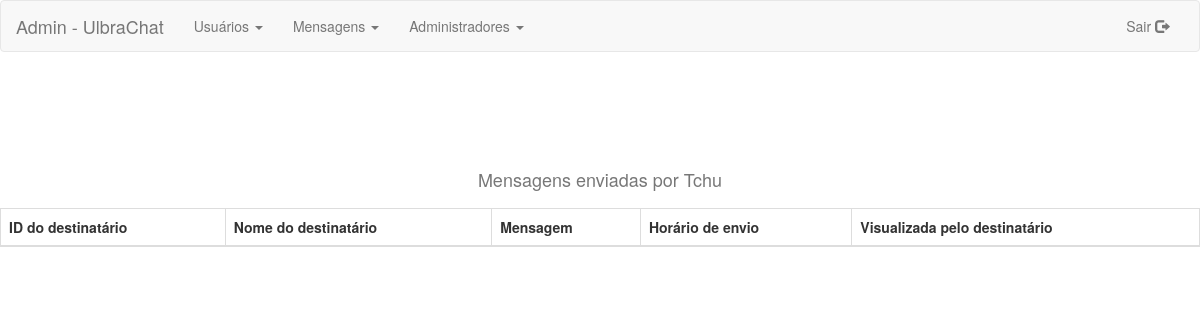
The app's page /admin/report_msg.php?id=15, older data.
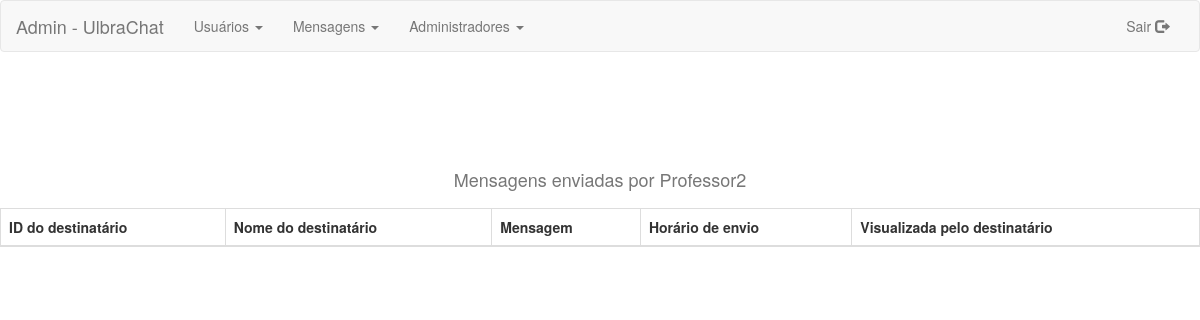
The same page, newer data.
### tables this page shows
CREATE TABLE `usuarios` (
  `id` int(11) NOT NULL,
  `nome` text NOT NULL,
  `senha` text NOT NULL,
  `status` tinyint(1) NOT NULL DEFAULT '0',
  `num_matricula` text NOT NULL,
  `email` text NOT NULL,
  `professor` tinyint(1) NOT NULL DEFAULT '0'
);

### admin/report_msg.php (the view, shortened to what this page needs)
<?php
$con = conectar();
$usuario_conversa = $_GET['id'];
?>
<!DOCTYPE html>
<html>
	<head>
		<link rel="stylesheet" href="css/bootstrap.min.css">
		<link rel="stylesheet" type="text/css" href="css/style.css">
	</head>
		<nav class="navbar navbar-default">
				<div class="container-fluid">
				<div class="navbar-header">
				<a class="navbar-brand" href="http://localhost/projeto_msg/admin/home.php">Admin - UlbraChat</a>
				</div>
				<div class="collapse navbar-collapse" id="bs-example-navbar-collapse-1">
				<ul class="nav navbar-nav">
					<li class="dropdown">
					<a href="#" class="dropdown-toggle" data-toggle="dropdown" role="button" aria-haspopup="true" aria-expanded="false">Usuários <span class="caret"></span></a>
					</li>
					<li class="dropdown">
					<a href="#" class="dropdown-toggle" data-toggle="dropdown" role="button" aria-haspopup="true" aria-expanded="false">Mensagens <span class="caret"></span></a>
					</li>
					<li class="dropdown">
					<a href="#" class="dropdown-toggle" data-toggle="dropdown" role="button" aria-haspopup="true" aria-expanded="false">Administradores <span class="caret"></span></a>
					</li>
				</ul>
				<ul class="nav navbar-nav navbar-right">
					<li><a href="http://localhost/projeto_msg/admin/logout.php">Sair <span class="glyphicon glyphicon-log-out"></span></a></li>
				</ul>
				</div>
			</div>
			</nav>
		</body>
		<?php
		if(isset($usuario_conversa)){
			$q1 = mysqli_query($con, "SELECT nome FROM `usuarios` WHERE id='$usuario_conversa'");
			while($row = mysqli_fetch_assoc($q1)){
				$nome_remet = $row['nome'];
			}
		?>
		<table class="table table-bordered">
					<caption class="text-center"><b><h4>Mensagens enviadas por <?php echo $nome_remet; ?></h4></b></caption>
					<br>
					<br>
					<center>
					<br>
					<br>
						<thead class="thead-dark">
							<tr>
								<th scope="col"> ID do destinatário</th>
								<th scope="col"> Nome do destinatário</th>
								<th scope="col"> Mensagem</th>
								<th scope="col"> Horário de envio</th>
								<th scope="col"> Visualizada pelo destinatário</th>
							</tr>
						</thead>
						<?php
		}
						?>
		</table>
</html>

Row changes from the older to the newer data that the page shows:
changed usuarios: nome "Tchu" → "Professor2"
